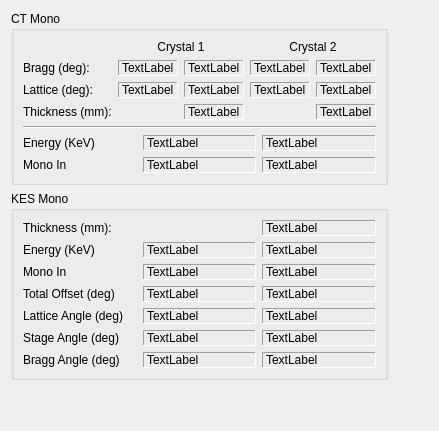
      <widget class="QWidget" name="tab_mono_debugging">
       <attribute name="title">
        <string>ID Mono Debugging</string>
       </attribute>
       <layout class="QHBoxLayout" name="horizontalLayout_54">
        <item>
         <layout class="QHBoxLayout" name="horizontalLayout_53">
          <item>
           <layout class="QVBoxLayout" name="verticalLayout_8">
            <item>
             <widget class="QGroupBox" name="groupBox_debug_id_mono_ct">
              <property name="title">
               <string>CT Mono</string>
              </property>
              <layout class="QGridLayout" name="gridLayout_18">
               <item row="2" column="0">
                <layout class="QGridLayout" name="gridLayout_31">
                 <item row="0" column="1">
                  <widget class="QLabel" name="label_dbg_energy_pv_name_ct">
                   <property name="frameShape">
                    <enum>QFrame::Panel</enum>
                   </property>
                   <property name="frameShadow">
                    <enum>QFrame::Sunken</enum>
                   </property>
                   <property name="text">
                    <string>TextLabel</string>
                   </property>
                  </widget>
                 </item>
                 <item row="0" column="0">
                  <widget class="QLabel" name="label_18">
                   <property name="text">
                    <string>Energy (KeV)</string>
                   </property>
                  </widget>
                 </item>
                 <item row="0" column="2">
                  <widget class="QLabel" name="label_dbg_energy_ct">
                   <property name="frameShape">
                    <enum>QFrame::Panel</enum>
                   </property>
                   <property name="frameShadow">
                    <enum>QFrame::Sunken</enum>
                   </property>
                   <property name="text">
                    <string>TextLabel</string>
                   </property>
                  </widget>
                 </item>
                 <item row="1" column="0">
                  <widget class="QLabel" name="label_dbg_mono_in_ct">
                   <property name="text">
                    <string>Mono In</string>
                   </property>
                  </widget>
                 </item>
                 <item row="1" column="1">
                  <widget class="QLabel" name="label_dbg_mono_in_pv_name_ct">
                   <property name="frameShape">
                    <enum>QFrame::Panel</enum>
                   </property>
                   <property name="frameShadow">
                    <enum>QFrame::Sunken</enum>
                   </property>
                   <property name="text">
                    <string>TextLabel</string>
                   </property>
                  </widget>
                 </item>
                 <item row="1" column="2">
                  <widget class="QLabel" name="label_dbg_mono_in_val_ct">
                   <property name="frameShape">
                    <enum>QFrame::Panel</enum>
                   </property>
                   <property name="frameShadow">
                    <enum>QFrame::Sunken</enum>
                   </property>
                   <property name="text">
                    <string>TextLabel</string>
                   </property>
                  </widget>
                 </item>
                </layout>
               </item>
               <item row="0" column="0">
                <layout class="QGridLayout" name="gridLayout_13">
                 <item row="1" column="0">
                  <widget class="QLabel" name="label_13">
                   <property name="text">
                    <string>Bragg (deg):</string>
                   </property>
                  </widget>
                 </item>
                 <item row="2" column="1">
                  <widget class="QLabel" name="label_dbg_lattice_pv_name_c1">
                   <property name="frameShape">
                    <enum>QFrame::Panel</enum>
                   </property>
                   <property name="frameShadow">
                    <enum>QFrame::Sunken</enum>
                   </property>
                   <property name="text">
                    <string>TextLabel</string>
                   </property>
                  </widget>
                 </item>
                 <item row="2" column="3">
                  <widget class="QLabel" name="label_dbg_lattice_pv_name_c2">
                   <property name="frameShape">
                    <enum>QFrame::Panel</enum>
                   </property>
                   <property name="frameShadow">
                    <enum>QFrame::Sunken</enum>
                   </property>
                   <property name="text">
                    <string>TextLabel</string>
                   </property>
                  </widget>
                 </item>
                 <item row="1" column="2">
                  <widget class="QLabel" name="label_dbg_bragg_val_c1">
                   <property name="frameShape">
                    <enum>QFrame::Panel</enum>
                   </property>
                   <property name="frameShadow">
                    <enum>QFrame::Sunken</enum>
                   </property>
                   <property name="text">
                    <string>TextLabel</string>
                   </property>
                  </widget>
                 </item>
                 <item row="2" column="0">
                  <widget class="QLabel" name="label_23">
                   <property name="text">
                    <string>Lattice (deg):</string>
                   </property>
                  </widget>
                 </item>
                 <item row="3" column="0">
                  <widget class="QLabel" name="label_20">
                   <property name="text">
                    <string>Thickness (mm):</string>
                   </property>
                  </widget>
                 </item>
                 <item row="1" column="4">
                  <widget class="QLabel" name="label_dbg_bragg_val_c2">
                   <property name="frameShape">
                    <enum>QFrame::Panel</enum>
                   </property>
                   <property name="frameShadow">
                    <enum>QFrame::Sunken</enum>
                   </property>
                   <property name="text">
                    <string>TextLabel</string>
                   </property>
                  </widget>
                 </item>
                 <item row="1" column="1">
                  <widget class="QLabel" name="label_dbg_bragg_pv_name_c1">
                   <property name="frameShape">
                    <enum>QFrame::Panel</enum>
                   </property>
                   <property name="frameShadow">
                    <enum>QFrame::Sunken</enum>
                   </property>
                   <property name="text">
                    <string>TextLabel</string>
                   </property>
                  </widget>
                 </item>
                 <item row="1" column="3">
                  <widget class="QLabel" name="label_dbg_bragg_pv_name_c2">
                   <property name="frameShape">
                    <enum>QFrame::Panel</enum>
                   </property>
                   <property name="frameShadow">
                    <enum>QFrame::Sunken</enum>
                   </property>
                   <property name="text">
                    <string>TextLabel</string>
                   </property>
                  </widget>
                 </item>
                 <item row="0" column="1" colspan="2">
                  <widget class="QLabel" name="label_8">
                   <property name="text">
                    <string>Crystal 1</string>
                   </property>
                   <property name="alignment">
                    <set>Qt::AlignCenter</set>
                   </property>
                  </widget>
                 </item>
                 <item row="0" column="3" colspan="2">
                  <widget class="QLabel" name="label_12">
                   <property name="text">
                    <string>Crystal 2</string>
                   </property>
                   <property name="alignment">
                    <set>Qt::AlignCenter</set>
                   </property>
                  </widget>
                 </item>
                 <item row="2" column="2">
                  <widget class="QLabel" name="label_dbg_lattice_val_c1">
                   <property name="frameShape">
                    <enum>QFrame::Panel</enum>
                   </property>
                   <property name="frameShadow">
                    <enum>QFrame::Sunken</enum>
                   </property>
                   <property name="text">
                    <string>TextLabel</string>
                   </property>
                  </widget>
                 </item>
                 <item row="2" column="4">
                  <widget class="QLabel" name="label_dbg_lattice_val_c2">
                   <property name="frameShape">
                    <enum>QFrame::Panel</enum>
                   </property>
                   <property name="frameShadow">
                    <enum>QFrame::Sunken</enum>
                   </property>
                   <property name="text">
                    <string>TextLabel</string>
                   </property>
                  </widget>
                 </item>
                 <item row="3" column="2">
                  <widget class="QLabel" name="label_dbg_thickness_c1">
                   <property name="frameShape">
                    <enum>QFrame::Panel</enum>
                   </property>
                   <property name="frameShadow">
                    <enum>QFrame::Sunken</enum>
                   </property>
                   <property name="text">
                    <string>TextLabel</string>
                   </property>
                  </widget>
                 </item>
                 <item row="3" column="4">
                  <widget class="QLabel" name="label_dbg_thickness_c2">
                   <property name="frameShape">
                    <enum>QFrame::Panel</enum>
                   </property>
                   <property name="frameShadow">
                    <enum>QFrame::Sunken</enum>
                   </property>
                   <property name="text">
                    <string>TextLabel</string>
                   </property>
                  </widget>
                 </item>
                </layout>
               </item>
               <item row="1" column="0">
                <widget class="Line" name="line">
                 <property name="orientation">
                  <enum>Qt::Horizontal</enum>
                 </property>
                </widget>
               </item>
              </layout>
             </widget>
            </item>
            <item>
             <widget class="QGroupBox" name="groupBox_debug_id_mono_kes">
              <property name="title">
               <string>KES Mono</string>
              </property>
              <layout class="QGridLayout" name="gridLayout_20">
               <item row="0" column="0">
                <layout class="QGridLayout" name="gridLayout_19">
                 <item row="3" column="0">
                  <widget class="QLabel" name="label_21">
                   <property name="text">
                    <string>Total Offset (deg)</string>
                   </property>
                  </widget>
                 </item>
                 <item row="1" column="1">
                  <widget class="QLabel" name="label_dbg_energy_pv_name_kes">
                   <property name="frameShape">
                    <enum>QFrame::Panel</enum>
                   </property>
                   <property name="frameShadow">
                    <enum>QFrame::Sunken</enum>
                   </property>
                   <property name="text">
                    <string>TextLabel</string>
                   </property>
                  </widget>
                 </item>
                 <item row="1" column="0">
                  <widget class="QLabel" name="label_22">
                   <property name="text">
                    <string>Energy (KeV)</string>
                   </property>
                  </widget>
                 </item>
                 <item row="0" column="0">
                  <widget class="QLabel" name="label_19">
                   <property name="text">
                    <string>Thickness (mm):</string>
                   </property>
                  </widget>
                 </item>
                 <item row="0" column="2">
                  <widget class="QLabel" name="label_dbg_kes_thickness">
                   <property name="frameShape">
                    <enum>QFrame::Panel</enum>
                   </property>
                   <property name="frameShadow">
                    <enum>QFrame::Sunken</enum>
                   </property>
                   <property name="text">
                    <string>TextLabel</string>
                   </property>
                  </widget>
                 </item>
                 <item row="1" column="2">
                  <widget class="QLabel" name="label_dbg_energy_kes">
                   <property name="frameShape">
                    <enum>QFrame::Panel</enum>
                   </property>
                   <property name="frameShadow">
                    <enum>QFrame::Sunken</enum>
                   </property>
                   <property name="text">
                    <string>TextLabel</string>
                   </property>
                  </widget>
                 </item>
                 <item row="2" column="0">
                  <widget class="QLabel" name="label_26">
                   <property name="text">
                    <string>Mono In</string>
                   </property>
                  </widget>
                 </item>
                 <item row="4" column="0">
                  <widget class="QLabel" name="label_24">
                   <property name="text">
                    <string>Lattice Angle (deg)</string>
                   </property>
                  </widget>
                 </item>
                 <item row="2" column="1">
                  <widget class="QLabel" name="label_dbg_mono_in_pv_name_kes">
                   <property name="frameShape">
                    <enum>QFrame::Panel</enum>
                   </property>
                   <property name="frameShadow">
                    <enum>QFrame::Sunken</enum>
                   </property>
                   <property name="text">
                    <string>TextLabel</string>
                   </property>
                  </widget>
                 </item>
                 <item row="2" column="2">
                  <widget class="QLabel" name="label_dbg_mono_in_val_kes">
                   <property name="frameShape">
                    <enum>QFrame::Panel</enum>
                   </property>
                   <property name="frameShadow">
                    <enum>QFrame::Sunken</enum>
                   </property>
                   <property name="text">
                    <string>TextLabel</string>
                   </property>
                  </widget>
                 </item>
                 <item row="5" column="0">
                  <widget class="QLabel" name="label_25">
                   <property name="text">
                    <string>Stage Angle (deg)</string>
                   </property>
                  </widget>
                 </item>
                 <item row="6" column="0">
                  <widget class="QLabel" name="label_27">
                   <property name="text">
                    <string>Bragg Angle (deg)</string>
                   </property>
                  </widget>
                 </item>
                 <item row="3" column="1">
                  <widget class="QLabel" name="label_dbg_kes_pv_name_total_offset">
                   <property name="frameShape">
                    <enum>QFrame::Panel</enum>
                   </property>
                   <property name="frameShadow">
                    <enum>QFrame::Sunken</enum>
                   </property>
                   <property name="text">
                    <string>TextLabel</string>
                   </property>
                  </widget>
                 </item>
                 <item row="4" column="1">
                  <widget class="QLabel" name="label_dbg_kes_pv_name_lattice_angle">
                   <property name="frameShape">
                    <enum>QFrame::Panel</enum>
                   </property>
                   <property name="frameShadow">
                    <enum>QFrame::Sunken</enum>
                   </property>
                   <property name="text">
                    <string>TextLabel</string>
                   </property>
                  </widget>
                 </item>
                 <item row="5" column="1">
                  <widget class="QLabel" name="label_dbg_kes_pv_name_stage_angle">
                   <property name="frameShape">
                    <enum>QFrame::Panel</enum>
                   </property>
                   <property name="frameShadow">
                    <enum>QFrame::Sunken</enum>
                   </property>
                   <property name="text">
                    <string>TextLabel</string>
                   </property>
                  </widget>
                 </item>
                 <item row="6" column="1">
                  <widget class="QLabel" name="label_dbg_kes_pv_name_bragg_angle">
                   <property name="frameShape">
                    <enum>QFrame::Panel</enum>
                   </property>
                   <property name="frameShadow">
                    <enum>QFrame::Sunken</enum>
                   </property>
                   <property name="text">
                    <string>TextLabel</string>
                   </property>
                  </widget>
                 </item>
                 <item row="3" column="2">
                  <widget class="QLabel" name="label_dbg_kes_val_total_offset">
                   <property name="frameShape">
                    <enum>QFrame::Panel</enum>
                   </property>
                   <property name="frameShadow">
                    <enum>QFrame::Sunken</enum>
                   </property>
                   <property name="text">
                    <string>TextLabel</string>
                   </property>
                  </widget>
                 </item>
                 <item row="4" column="2">
                  <widget class="QLabel" name="label_dbg_kes_val_lattice_angle">
                   <property name="frameShape">
                    <enum>QFrame::Panel</enum>
                   </property>
                   <property name="frameShadow">
                    <enum>QFrame::Sunken</enum>
                   </property>
                   <property name="text">
                    <string>TextLabel</string>
                   </property>
                  </widget>
                 </item>
                 <item row="5" column="2">
                  <widget class="QLabel" name="label_dbg_kes_val_stage_angle">
                   <property name="frameShape">
                    <enum>QFrame::Panel</enum>
                   </property>
                   <property name="frameShadow">
                    <enum>QFrame::Sunken</enum>
                   </property>
                   <property name="text">
                    <string>TextLabel</string>
                   </property>
                  </widget>
                 </item>
                 <item row="6" column="2">
                  <widget class="QLabel" name="label_dbg_kes_val_bragg_angle">
                   <property name="frameShape">
                    <enum>QFrame::Panel</enum>
                   </property>
                   <property name="frameShadow">
                    <enum>QFrame::Sunken</enum>
                   </property>
                   <property name="text">
                    <string>TextLabel</string>
                   </property>
                  </widget>
                 </item>
                </layout>
               </item>
              </layout>
             </widget>
            </item>
            <item>
             <spacer name="verticalSpacer_4">
              <property name="orientation">
               <enum>Qt::Vertical</enum>
              </property>
              <property name="sizeHint" stdset="0">
               <size>
                <width>20</width>
                <height>40</height>
               </size>
              </property>
             </spacer>
            </item>
           </layout>
          </item>
          <item>
           <spacer name="horizontalSpacer">
            <property name="orientation">
             <enum>Qt::Horizontal</enum>
            </property>
            <property name="sizeHint" stdset="0">
             <size>
              <width>40</width>
              <height>20</height>
             </size>
            </property>
           </spacer>
          </item>
         </layout>
        </item>
       </layout>
      </widget>
